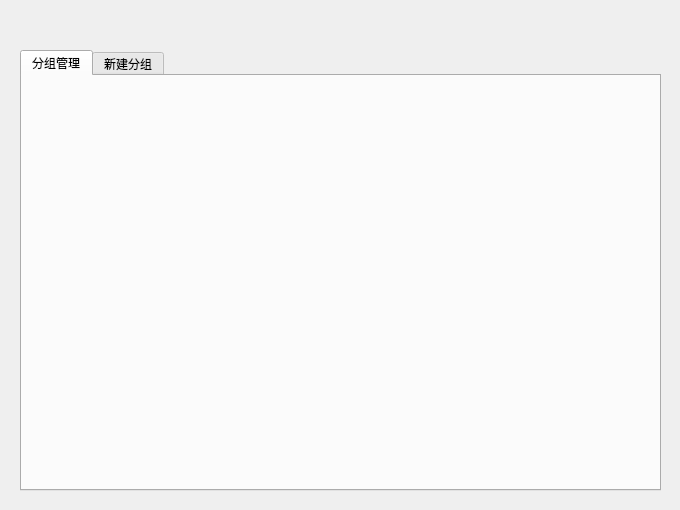
<?xml version="1.0" encoding="UTF-8"?>
<ui version="4.0">
 <class>newGroupDialog</class>
 <widget class="QDialog" name="newGroupDialog">
  <property name="geometry">
   <rect>
    <x>0</x>
    <y>0</y>
    <width>680</width>
    <height>510</height>
   </rect>
  </property>
  <property name="windowTitle">
   <string>Dialog</string>
  </property>
  <widget class="QTabWidget" name="tabWidget">
   <property name="geometry">
    <rect>
     <x>20</x>
     <y>50</y>
     <width>641</width>
     <height>441</height>
    </rect>
   </property>
   <property name="font">
    <font/>
   </property>
   <property name="tabPosition">
    <enum>QTabWidget::North</enum>
   </property>
   <property name="tabShape">
    <enum>QTabWidget::Rounded</enum>
   </property>
   <property name="currentIndex">
    <number>0</number>
   </property>
   <property name="usesScrollButtons">
    <bool>false</bool>
   </property>
   <property name="movable">
    <bool>false</bool>
   </property>
   <property name="tabBarAutoHide">
    <bool>false</bool>
   </property>
   <widget class="QWidget" name="groupManager">
    <attribute name="title">
     <string>分组管理</string>
    </attribute>
   </widget>
   <widget class="QWidget" name="newGroup">
    <attribute name="title">
     <string>新建分组</string>
    </attribute>
    <widget class="QWidget" name="layoutWidget_10">
     <property name="geometry">
      <rect>
       <x>420</x>
       <y>360</y>
       <width>195</width>
       <height>31</height>
      </rect>
     </property>
     <layout class="QHBoxLayout" name="confirmLayout">
      <item>
       <widget class="QPushButton" name="confirm_newGroup">
        <property name="text">
         <string>确定</string>
        </property>
       </widget>
      </item>
      <item>
       <widget class="QPushButton" name="cancel_newGroup">
        <property name="text">
         <string>取消</string>
        </property>
       </widget>
      </item>
     </layout>
    </widget>
    <widget class="QTextEdit" name="remark_newGroup">
     <property name="geometry">
      <rect>
       <x>360</x>
       <y>20</y>
       <width>261</width>
       <height>331</height>
      </rect>
     </property>
     <property name="placeholderText">
      <string>填写备注</string>
     </property>
    </widget>
    <widget class="QWidget" name="layoutWidget_11">
     <property name="geometry">
      <rect>
       <x>31</x>
       <y>21</y>
       <width>304</width>
       <height>187</height>
      </rect>
     </property>
     <layout class="QVBoxLayout" name="newGroupLayout"/>
    </widget>
   </widget>
  </widget>
  <widget class="QFrame" name="frame">
   <property name="geometry">
    <rect>
     <x>10</x>
     <y>10</y>
     <width>661</width>
     <height>491</height>
    </rect>
   </property>
   <property name="styleSheet">
    <string notr="true">border:0px;
border-radius:10px;</string>
   </property>
   <property name="frameShape">
    <enum>QFrame::StyledPanel</enum>
   </property>
   <property name="frameShadow">
    <enum>QFrame::Raised</enum>
   </property>
  </widget>
  <zorder>frame</zorder>
  <zorder>tabWidget</zorder>
 </widget>
 <resources/>
 <connections/>
</ui>
